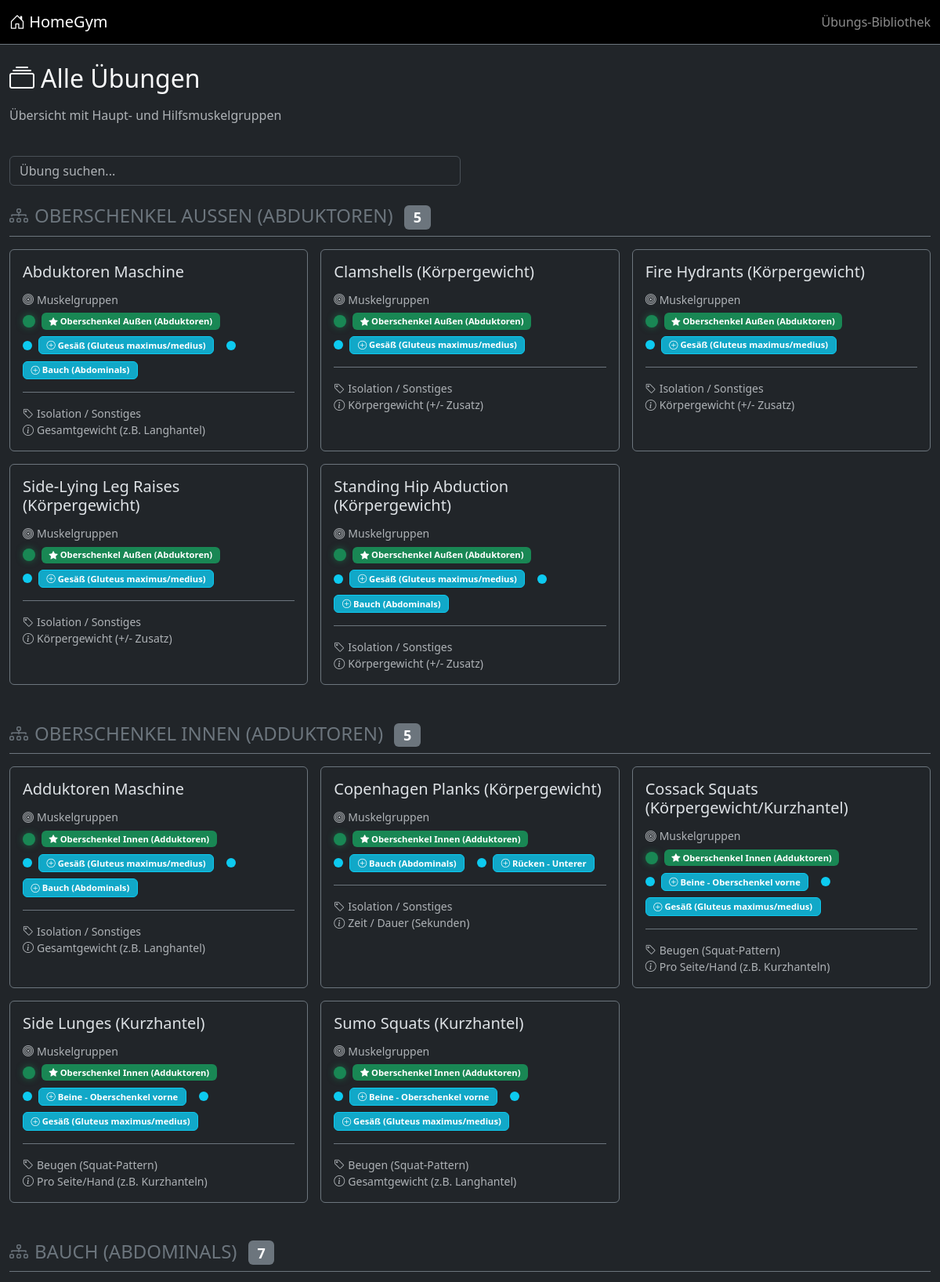
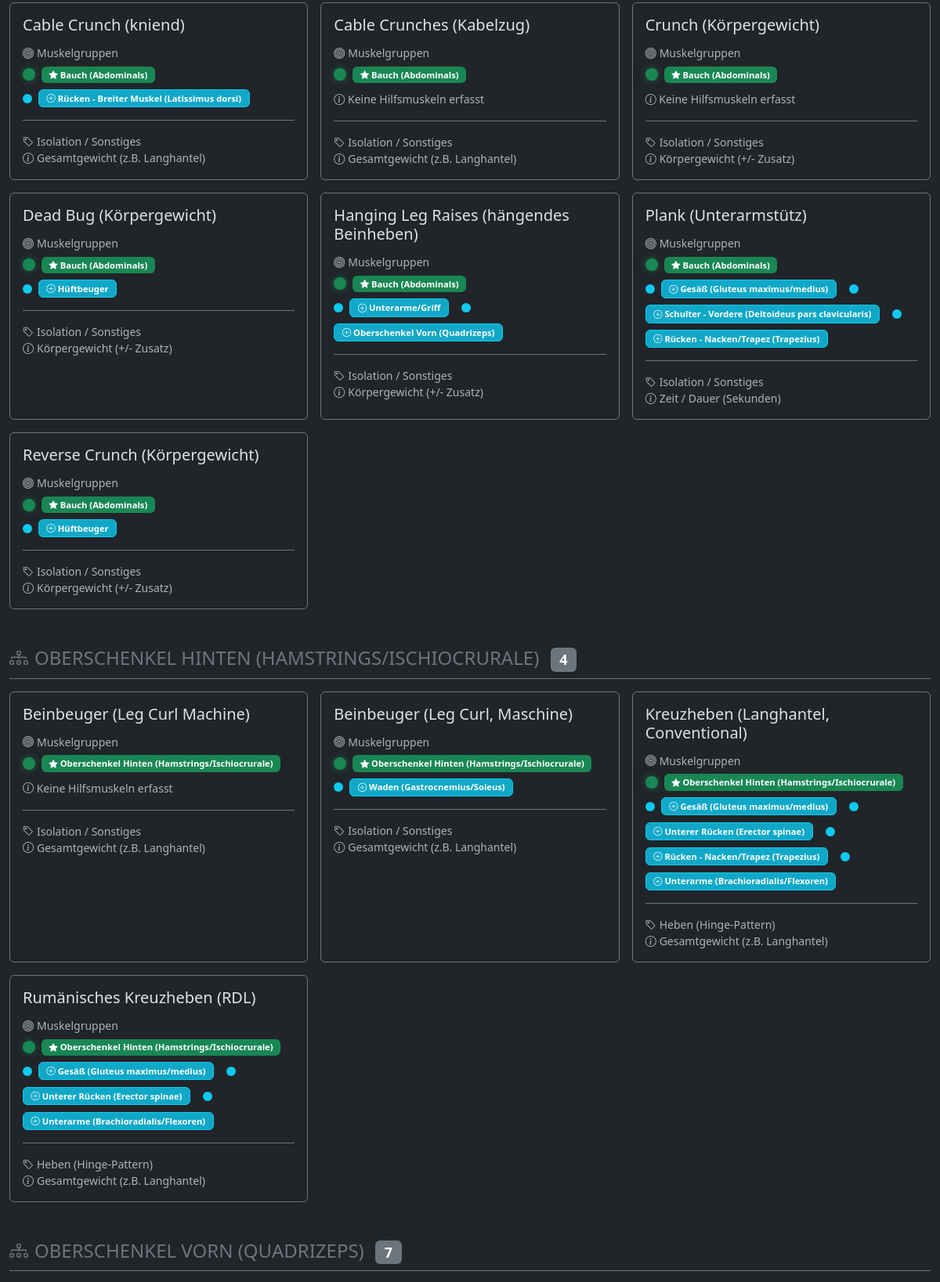
/uebungen/ (signed in, upper part), run on the app's committed database (2 pictures, top to bottom).
### core/models.py (models this page shows, shortened)
class Uebung(models.Model):
    bezeichnung = models.CharField(max_length=100, unique=True, verbose_name="Name der Übung")
    muskelgruppe = models.CharField(max_length=50, choices=MUSKELGRUPPEN, verbose_name="Hauptmuskel")
    hilfsmuskeln = models.JSONField(default=list, blank=True, verbose_name="Hilfsmuskelgruppen")
    gewichts_typ = models.CharField(max_length=20, choices=GEWICHTS_TYP, default='GESAMT', verbose_name="Gewichtsart")
    bewegungstyp = models.CharField(max_length=20, choices=BEWEGUNGS_TYP, default='ISOLATION', verbose_name="Bewegungsmuster")
    beschreibung = models.TextField(blank=True, verbose_name="Anleitung / Notizen")
    bild = models.ImageField(upload_to='uebungen_bilder/', blank=True, null=True, verbose_name="Foto/Grafik")
    video_link = models.URLField(blank=True, null=True, verbose_name="YouTube Link")
    favoriten = models.ManyToManyField(User, related_name="favoriten_uebungen", blank=True)
    erstellt_am = models.DateTimeField(auto_now_add=True)
    class Meta:
        verbose_name = "Übung"
        verbose_name_plural = "Übungen"
        ordering = ['bezeichnung']

### core/views.py (the view)
# urls.py: path('uebungen/', views.uebungen_auswahl, name='uebungen_auswahl'),
@login_required
def uebungen_auswahl(request):
    uebungen = Uebung.objects.all().order_by('muskelgruppe', 'bezeichnung')
    uebungen_nach_gruppe = {}
    for uebung in uebungen:
        mg_label = dict(MUSKELGRUPPEN).get(uebung.muskelgruppe, uebung.muskelgruppe)
        if mg_label not in uebungen_nach_gruppe:
            uebungen_nach_gruppe[mg_label] = []
        hilfs_labels = []
        if uebung.hilfsmuskeln:
            if isinstance(uebung.hilfsmuskeln, str):
                hilfs_texte = [h.strip() for h in uebung.hilfsmuskeln.split(',')]
            else:
                hilfs_texte = uebung.hilfsmuskeln
            text_to_code = {
                'Trizeps': 'TRIZEPS',
                'Bizeps': 'BIZEPS',
                'Brust': 'BRUST',
                'Schulter - Vordere': 'SCHULTER_VORN',
                'Schulter - Seitliche': 'SCHULTER_SEIT',
                'Schulter - Hintere': 'SCHULTER_HINT',
                'Bauch': 'BAUCH',
                'Po': 'PO',
                'Unterarme': 'UNTERARME',
                'Rücken - Nacken/Trapez': 'RUECKEN_TRAPEZ',
                'Rücken - Breiter Muskel': 'RUECKEN_LAT',
                'Rücken - Latissimus': 'RUECKEN_LAT',
                'Unterer Rücken': 'RUECKEN_UNTEN',
                'Beine - Quadrizeps': 'BEINE_QUAD',
                'Beine - Hamstrings': 'BEINE_HAM',
                'Waden': 'WADEN',
                'Adduktoren': 'ADDUKTOREN',
            }
            import re
            for hilfs_text in hilfs_texte:
                hilfs_text_clean = re.sub(r'\([^)]*\)', '', hilfs_text).strip()
                code = text_to_code.get(hilfs_text_clean)
                if code:
                    label = dict(MUSKELGRUPPEN).get(code, hilfs_text_clean)
                    hilfs_labels.append(label)
                else:
                    hilfs_labels.append(hilfs_text_clean)
        uebungen_nach_gruppe[mg_label].append({
            'id': uebung.id,
            'bezeichnung': uebung.bezeichnung,
            'muskelgruppe': uebung.muskelgruppe,
            'muskelgruppe_label': mg_label,
            'hilfsmuskeln': hilfs_labels,
            'hilfsmuskeln_count': len(hilfs_labels),
            'bewegungstyp': uebung.get_bewegungstyp_display(),
            'gewichts_typ': uebung.get_gewichts_typ_display(),
        })
    context = {
        'uebungen_nach_gruppe': uebungen_nach_gruppe,
    }
    return render(request, 'core/uebungen_auswahl.html', context)

### core/templates/core/uebungen_auswahl.html (shortened to what this page needs)
{% load static %}
<!DOCTYPE html>
<html lang="de" data-bs-theme="dark">
<head>
    <link href="https://cdn.jsdelivr.net/npm/bootstrap@5.3.3/dist/css/bootstrap.min.css" rel="stylesheet">
    <link rel="stylesheet" href="https://cdn.jsdelivr.net/npm/bootstrap-icons@1.11.3/font/bootstrap-icons.min.css">
</head>
<body class="bg-dark text-light">
    <nav class="navbar navbar-dark bg-black border-bottom border-secondary">
        <div class="container-fluid">
            <a class="navbar-brand" href="{% url 'dashboard' %}">
                <i class="bi bi-house-door"></i> HomeGym
            </a>
            <span class="navbar-text">Übungs-Bibliothek</span>
        </div>
    </nav>
    <div class="container-fluid py-4">
        <div class="row mb-4">
            <div class="col">
                <h2 class="mb-3">
                    <i class="bi bi-collection me-2"></i>Alle Übungen
                </h2>
                <p class="text-muted">
                    Übersicht mit Haupt- und Hilfsmuskelgruppen
                </p>
            </div>
        </div>
        <div class="row mb-4">
            <div class="col-md-6">
                <input type="text" id="searchExercises" class="form-control" placeholder="Übung suchen...">
            </div>
        </div>
        {% for gruppe, uebungen in uebungen_nach_gruppe.items %}
        <div class="muscle-group-section mb-5">
            <h4 class="text-secondary text-uppercase mb-3 border-bottom border-secondary pb-2">
                <i class="bi bi-diagram-3 me-2"></i>{{ gruppe }}
                <span class="badge bg-secondary ms-2">{{ uebungen|length }}</span>
            </h4>
            <div class="row g-3">
                {% for uebung in uebungen %}
                <div class="col-lg-4 col-md-6 exercise-item" data-name="{{ uebung.bezeichnung|lower }}">
                    <div class="card exercise-card bg-dark border-secondary h-100">
                        <div class="card-body">
                            <h5 class="card-title mb-3">
                                {{ uebung.bezeichnung }}
                            </h5>
                            <div class="mb-3">
                                <h6 class="text-muted small mb-2">
                                    <i class="bi bi-bullseye me-1"></i>Muskelgruppen
                                </h6>
                                <div class="muscle-visual mb-2">
                                    <span class="muscle-dot primary" title="Hauptmuskel"></span>
                                    <span class="badge muscle-badge primary">
                                        <i class="bi bi-star-fill"></i> {{ uebung.muskelgruppe_label }}
                                    </span>
                                </div>
                                {% if uebung.hilfsmuskeln %}
                                <div class="muscle-visual">
                                    {% for hilfs in uebung.hilfsmuskeln %}
                                    <span class="muscle-dot secondary" title="Hilfsmuskel"></span>
                                    <span class="badge muscle-badge secondary">
                                        <i class="bi bi-plus-circle"></i> {{ hilfs }}
                                    </span>
                                    {% if not forloop.last %}<br>{% endif %}
                                    {% endfor %}
                                </div>
                                {% else %}
                                <small class="text-muted">
                                    <i class="bi bi-info-circle"></i> Keine Hilfsmuskeln erfasst
                                </small>
                                {% endif %}
                            </div>
                            <div class="mt-auto pt-3 border-top border-secondary">
                                <small class="text-muted d-block">
                                    <i class="bi bi-tag me-1"></i>{{ uebung.bewegungstyp }}
                                </small>
                                <small class="text-muted d-block">
                                    <i class="bi bi-info-circle me-1"></i>{{ uebung.gewichts_typ }}
                                </small>
                            </div>
                        </div>
                    </div>
                </div>
                {% endfor %}
            </div>
        </div>
        {% endfor %}
    </div>
</body>
</html>

### core/templates/core/uebungen_auswahl.html (style rules this page uses)
.exercise-card { transition: all 0.2s; }
.muscle-visual { display: flex; align-items: center; gap: 0.5rem; flex-wrap: wrap; }
.muscle-dot { width: 12px; height: 12px; border-radius: 50%; display: inline-block; }
.muscle-dot.primary { background-color: #198754; width: 16px; height: 16px; box-shadow: 0 0 8px rgba(25, 135, 84, 0.6); }
.muscle-dot.secondary { background-color: #0dcaf0; }
.muscle-badge { font-size: 0.7rem; padding: 0.3rem 0.6rem; }
.muscle-badge.primary { background-color: #198754; }
.muscle-badge.secondary { background-color: rgba(13, 202, 240, 0.8); border: 1px solid #0dcaf0; }

### data on the page
Uebung: bezeichnung "Abduktoren Maschine"
Uebung: bezeichnung "Clamshells (Körpergewicht)"
Uebung: bezeichnung "Fire Hydrants (Körpergewicht)"
Uebung: bezeichnung "Side-Lying Leg Raises (Körpergewicht)"
Uebung: bezeichnung "Standing Hip Abduction (Körpergewicht)"
Uebung: bezeichnung "Adduktoren Maschine"
Uebung: bezeichnung "Copenhagen Planks (Körpergewicht)"
Uebung: bezeichnung "Cossack Squats (Körpergewicht/Kurzhantel)"
Uebung: bezeichnung "Side Lunges (Kurzhantel)"
Uebung: bezeichnung "Sumo Squats (Kurzhantel)"
Uebung: bezeichnung "Cable Crunch (kniend)"
Uebung: bezeichnung "Cable Crunches (Kabelzug)"
Uebung: bezeichnung "Crunch (Körpergewicht)"
Uebung: bezeichnung "Dead Bug (Körpergewicht)"
Uebung: bezeichnung "Hanging Leg Raises (hängendes Beinheben)"
Uebung: bezeichnung "Plank (Unterarmstütz)"
Uebung: bezeichnung "Reverse Crunch (Körpergewicht)"
Uebung: bezeichnung "Beinbeuger (Leg Curl Machine)"
Uebung: bezeichnung "Beinbeuger (Leg Curl, Maschine)"
Uebung: bezeichnung "Kreuzheben (Langhantel, Conventional)"
Uebung: bezeichnung "Rumänisches Kreuzheben (RDL)"

### other printed values
{{ gruppe }} "OBERSCHENKEL AUSSEN (ABDUKTOREN)" "OBERSCHENKEL INNEN (ADDUKTOREN)" "BAUCH (ABDOMINALS)" "OBERSCHENKEL HINTEN (HAMSTRINGS/ISCHIOCRURALE)" "OBERSCHENKEL VORN (QUADRIZEPS)"
{{ uebungen|length }} "5" "5" "7" "4" "7"
{{ uebung.muskelgruppe_label }} "Oberschenkel Außen (Abduktoren)" "Oberschenkel Außen (Abduktoren)" "Oberschenkel Außen (Abduktoren)" "Oberschenkel Außen (Abduktoren)" "Oberschenkel Außen (Abduktoren)" "Oberschenkel Innen (Adduktoren)" "Oberschenkel Innen (Adduktoren)" "Oberschenkel Innen (Adduktoren)" "Oberschenkel Innen (Adduktoren)" "Oberschenkel Innen (Adduktoren)" "Bauch (Abdominals)" "Bauch (Abdominals)" "Bauch (Abdominals)" "Bauch (Abdominals)" "Bauch (Abdominals)" "Bauch (Abdominals)" "Bauch (Abdominals)" "Oberschenkel Hinten (Hamstrings/Ischiocrurale)" "Oberschenkel Hinten (Hamstrings/Ischiocrurale)" "Oberschenkel Hinten (Hamstrings/Ischiocrurale)" "Oberschenkel Hinten (Hamstrings/Ischiocrurale)"
{{ hilfs }} "Gesäß (Gluteus maximus/medius)" "Bauch (Abdominals)" "Gesäß (Gluteus maximus/medius)" "Gesäß (Gluteus maximus/medius)" "Gesäß (Gluteus maximus/medius)" "Gesäß (Gluteus maximus/medius)" "Bauch (Abdominals)" "Gesäß (Gluteus maximus/medius)" "Bauch (Abdominals)" "Bauch (Abdominals)" "Rücken - Unterer" "Beine - Oberschenkel vorne" "Gesäß (Gluteus maximus/medius)" "Beine - Oberschenkel vorne" "Gesäß (Gluteus maximus/medius)" "Beine - Oberschenkel vorne" "Gesäß (Gluteus maximus/medius)" "Rücken - Breiter Muskel (Latissimus dorsi)" "Hüftbeuger" "Unterarme/Griff" "Oberschenkel Vorn (Quadrizeps)" "Gesäß (Gluteus maximus/medius)" "Schulter - Vordere (Deltoideus pars clavicularis)" "Rücken - Nacken/Trapez (Trapezius)" "Hüftbeuger" "Waden (Gastrocnemius/Soleus)" "Gesäß (Gluteus maximus/medius)" "Unterer Rücken (Erector spinae)" "Rücken - Nacken/Trapez (Trapezius)" "Unterarme (Brachioradialis/Flexoren)" "Gesäß (Gluteus maximus/medius)" "Unterer Rücken (Erector spinae)" "Unterarme (Brachioradialis/Flexoren)"
{{ uebung.bewegungstyp }} "Isolation / Sonstiges" "Isolation / Sonstiges" "Isolation / Sonstiges" "Isolation / Sonstiges" "Isolation / Sonstiges" "Isolation / Sonstiges" "Isolation / Sonstiges" "Beugen (Squat-Pattern)" "Beugen (Squat-Pattern)" "Beugen (Squat-Pattern)" "Isolation / Sonstiges" "Isolation / Sonstiges" "Isolation / Sonstiges" "Isolation / Sonstiges" "Isolation / Sonstiges" "Isolation / Sonstiges" "Isolation / Sonstiges" "Isolation / Sonstiges" "Isolation / Sonstiges" "Heben (Hinge-Pattern)" "Heben (Hinge-Pattern)"
{{ uebung.gewichts_typ }} "Gesamtgewicht (z.B. Langhantel)" "Körpergewicht (+/- Zusatz)" "Körpergewicht (+/- Zusatz)" "Körpergewicht (+/- Zusatz)" "Körpergewicht (+/- Zusatz)" "Gesamtgewicht (z.B. Langhantel)" "Zeit / Dauer (Sekunden)" "Pro Seite/Hand (z.B. Kurzhanteln)" "Pro Seite/Hand (z.B. Kurzhanteln)" "Gesamtgewicht (z.B. Langhantel)" "Gesamtgewicht (z.B. Langhantel)" "Gesamtgewicht (z.B. Langhantel)" "Körpergewicht (+/- Zusatz)" "Körpergewicht (+/- Zusatz)" "Körpergewicht (+/- Zusatz)" "Zeit / Dauer (Sekunden)" "Körpergewicht (+/- Zusatz)" "Gesamtgewicht (z.B. Langhantel)" "Gesamtgewicht (z.B. Langhantel)" "Gesamtgewicht (z.B. Langhantel)" "Gesamtgewicht (z.B. Langhantel)"
